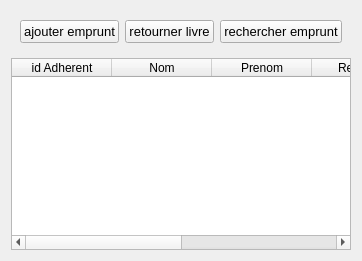
            <widget class="QWidget" name="Home">
             <layout class="QVBoxLayout" name="verticalLayout_11">
              <item>
               <widget class="QWidget" name="widget_2" native="true">
                <layout class="QHBoxLayout" name="horizontalLayout_5">
                 <item>
                  <widget class="QPushButton" name="pushButton_7">
                   <property name="font">
                    <font>
                     <pointsize>10</pointsize>
                    </font>
                   </property>
                   <property name="cursor">
                    <cursorShape>PointingHandCursor</cursorShape>
                   </property>
                   <property name="text">
                    <string>ajouter emprunt</string>
                   </property>
                   <property name="icon">
                    <iconset resource="QSS/QSS_Resources.qrc">
                     <normaloff>:/icons/Icons/folder-plus.png</normaloff>:/icons/Icons/folder-plus.png</iconset>
                   </property>
                   <property name="iconSize">
                    <size>
                     <width>24</width>
                     <height>24</height>
                    </size>
                   </property>
                  </widget>
                 </item>
                 <item>
                  <widget class="QPushButton" name="pushButton_4">
                   <property name="font">
                    <font>
                     <pointsize>10</pointsize>
                    </font>
                   </property>
                   <property name="cursor">
                    <cursorShape>PointingHandCursor</cursorShape>
                   </property>
                   <property name="text">
                    <string>retourner livre</string>
                   </property>
                   <property name="icon">
                    <iconset resource="QSS/QSS_Resources.qrc">
                     <normaloff>:/icons/Icons/folder-minus.png</normaloff>:/icons/Icons/folder-minus.png</iconset>
                   </property>
                   <property name="iconSize">
                    <size>
                     <width>24</width>
                     <height>24</height>
                    </size>
                   </property>
                  </widget>
                 </item>
                 <item>
                  <widget class="QPushButton" name="pushButton_17">
                   <property name="font">
                    <font>
                     <pointsize>10</pointsize>
                    </font>
                   </property>
                   <property name="cursor">
                    <cursorShape>PointingHandCursor</cursorShape>
                   </property>
                   <property name="text">
                    <string>rechercher emprunt</string>
                   </property>
                   <property name="icon">
                    <iconset resource="QSS/QSS_Resources.qrc">
                     <normaloff>:/icons/Icons/search.png</normaloff>:/icons/Icons/search.png</iconset>
                   </property>
                  </widget>
                 </item>
                </layout>
               </widget>
              </item>
              <item>
               <widget class="QTableWidget" name="tableWidget">
                <column>
                 <property name="text">
                  <string>id Adherent</string>
                 </property>
                </column>
                <column>
                 <property name="text">
                  <string>Nom</string>
                 </property>
                </column>
                <column>
                 <property name="text">
                  <string>Prenom</string>
                 </property>
                </column>
                <column>
                 <property name="text">
                  <string>Ref Livre</string>
                 </property>
                </column>
                <column>
                 <property name="text">
                  <string>Titre</string>
                 </property>
                </column>
                <column>
                 <property name="text">
                  <string>Date emprunt</string>
                 </property>
                </column>
               </widget>
              </item>
             </layout>
            </widget>
